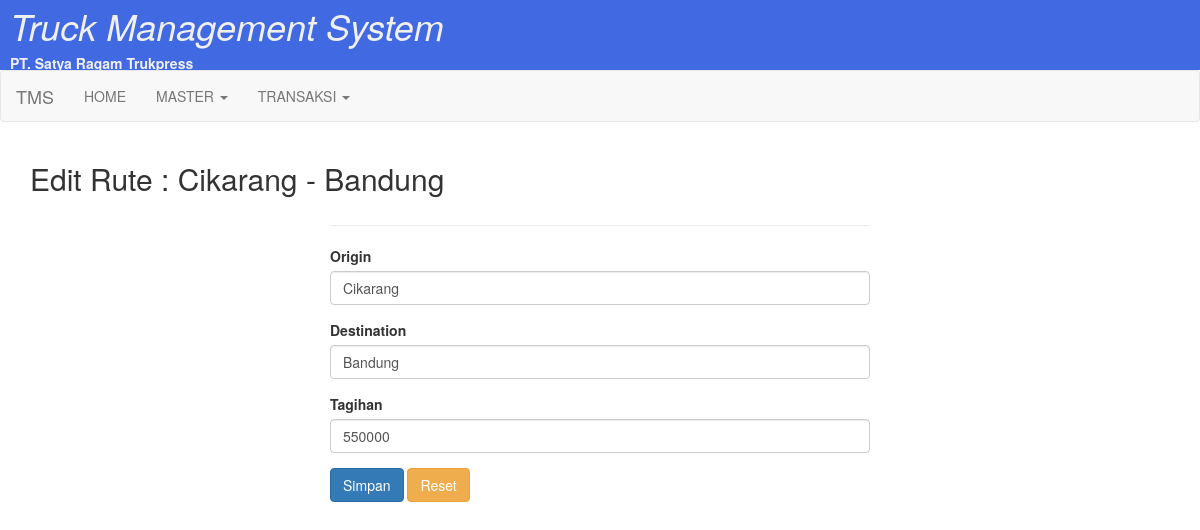
Screenshot of /edit_rute.php?id=RT-1 (signed in) with the database file from the repository.
### tables this page shows
CREATE TABLE `data_rute` (
  `id_rute` varchar(15) NOT NULL,
  `origin` varchar(100) DEFAULT NULL,
  `destination` varchar(100) DEFAULT NULL,
  `deskripsi_rute` varchar(100) DEFAULT NULL,
  `jumlah_tagihan` int(11) DEFAULT NULL,
  PRIMARY KEY (`id_rute`)
);

### edit_rute.php (the view, shortened to what this page needs)
<?php
include('header.php');
include('koneksi.php');
$sql = "SELECT * FROM data_rute WHERE id_rute = '".$_GET['id']."'";
$tampil = mysqli_query($conn, $sql);
$data = mysqli_fetch_array($tampil);
  ?>
<h2>Edit Rute : <?php echo $data['deskripsi_rute']; ?></h2>
<div id="edit-supir">
<div class="col-sm-6 col-sm-offset-3">
    <hr>
    <form action="update_rute.php?id=<?php echo $data['id_rute']; ?>" method="post">
      <div class="form-group">
        <label for="origin">Origin</label>
        <input type="text" name="origin" class="form-control" value="<?php echo $data['origin']; ?>">
      </div>
      <div class="form-group">
        <label for="destination">Destination</label>
        <input type="text" name="destination" class="form-control" value="<?php echo $data['destination']; ?>">
      </div>
      <div class="form-group">
        <label for="tagihan">Tagihan</label>
        <input type="number" name="tagihan" class="form-control" value="<?php echo $data['jumlah_tagihan']; ?>">
      </div>
      <input type="submit" value="Simpan" class="btn btn-primary">
      <input type="reset" value="Reset" class="btn btn-warning">
    </form>
  </div>
</div>
<?php
include('footer.php');
?>

### style.css (style rules this page uses)
* { margin: 0; padding: 0; }
body { font-family: 'Segoe UI', Tahoma, Geneva, Verdana, sans-serif; }
.btn { text-decoration: none; color: white; padding: 5px 15px; border: 1px; border-radius: 2px; }

### rows the page displays
data_rute: deskripsi_rute "Cikarang - Bandung", origin "Cikarang", destination "Bandung", tagihan "550000"
